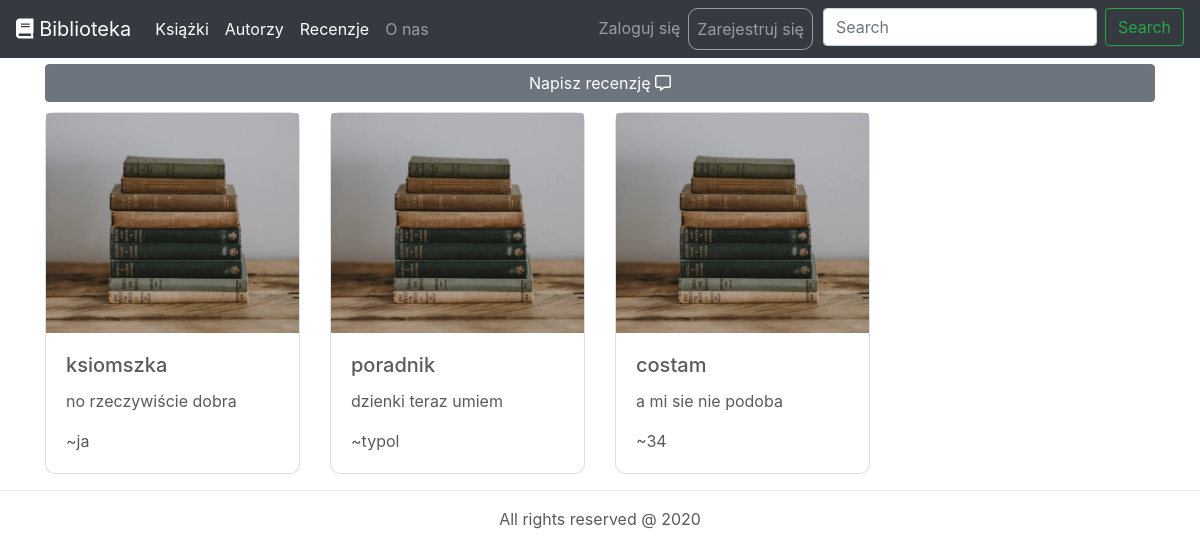
/recenzje, run on an earlier commit of the app's database.
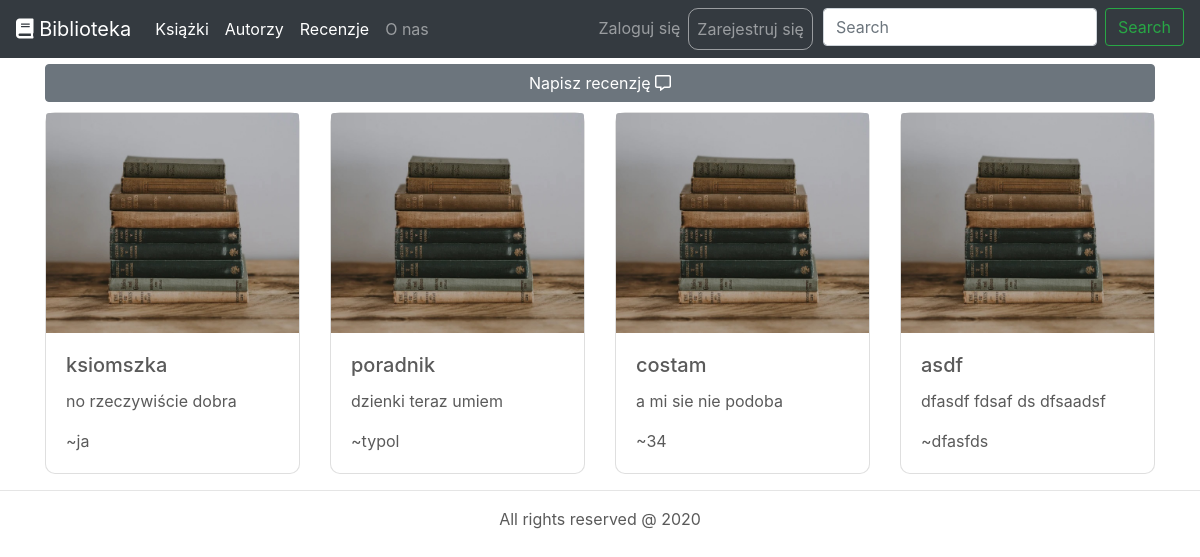
And on a later commit of the database.
### books/models.py (models this page shows, shortened)
class Review(models.Model):
    book = models.ForeignKey(to=Book, verbose_name="recenzowana książka", on_delete=models.CASCADE)
    author = models.CharField(verbose_name="autor recenzji", max_length=250)
    content = models.TextField(verbose_name="treść recenzji")
    is_recommended = models.BooleanField(verbose_name="polecam innym")
    class Meta:
        verbose_name = "recenzja"
        verbose_name_plural = "recenzje"

class Book(models.Model):
    title = models.CharField(verbose_name="Tytuł", max_length=100)
    short_description = models.TextField(verbose_name="Opis")
    published = models.DateField()
    photo = models.ImageField(verbose_name="zdjęcie", blank=True)
    author = models.ManyToManyField(to="books.Author", verbose_name="autorzy", related_name="books")
    class Meta:
        ordering = ["title"]
        verbose_name = "książka"
        verbose_name_plural = "książki"

### books/views.py (the view)
# urls.py: path("recenzje", views.ReviewList.as_view(), name="review_list"),
class ReviewList(ListView):
    model = Review
    template_name = "books/review_list.html"

### books/templates/books/review_list.html
{% extends 'base.html' %}
{% load static %}
{% block content %}
    <div class="container mt-3" style="border-radius: 50px">
        <a href="{% url 'review_create' %}" class="btn btn-secondary btn-block"  >
            Napisz recenzję <i class="far fa-comment-alt"></i>
        </a>
        <div class="row" style="border-radius: 50px">
            {% for review in review_list %}
                {% include "components/review_tiles.html" %}
            {% endfor %}
        </div>
    </div>
    <hr>
{% endblock %}

### books/templates/components/review_tiles.html
{% load static %}
<div class="col-12 col-md-3" style="padding-top: 10px">
    <div class="card h-100" style="border-radius: 10px">
        {% if review.book.photo.url is not None %}
            <a href="{% url 'review_details' review.id %}"><img  src="{{ review.book.photo.url }}" class="card-img-top" alt="..." style="height: 220px; object-fit: cover"></a>
        {% else %}
            <a href="{% url 'review_details' review.id %}"><img  src="{% static '3.jpg' %}" class="card-img-top" alt="..."style="height: 220px; object-fit: cover"></a>
        {% endif %}
        <div class="card-body" >
            <h5 class="card-title"><a href="{% url 'review_details' review.id %}">{{ review.book.title }}</a></h5>
            <p class="card-text">{{ review.content|truncatewords:10 }}</p>
            <p class="card-text" style="">~{{ review.author }}</p>
        </div>
    </div>
</div>

What changed in the data, as far as the page shows it:
added Review: book.photo (picture), book "asdf", content "dfasdf fdsaf ds dfsaadsf", author "dfasfds"
